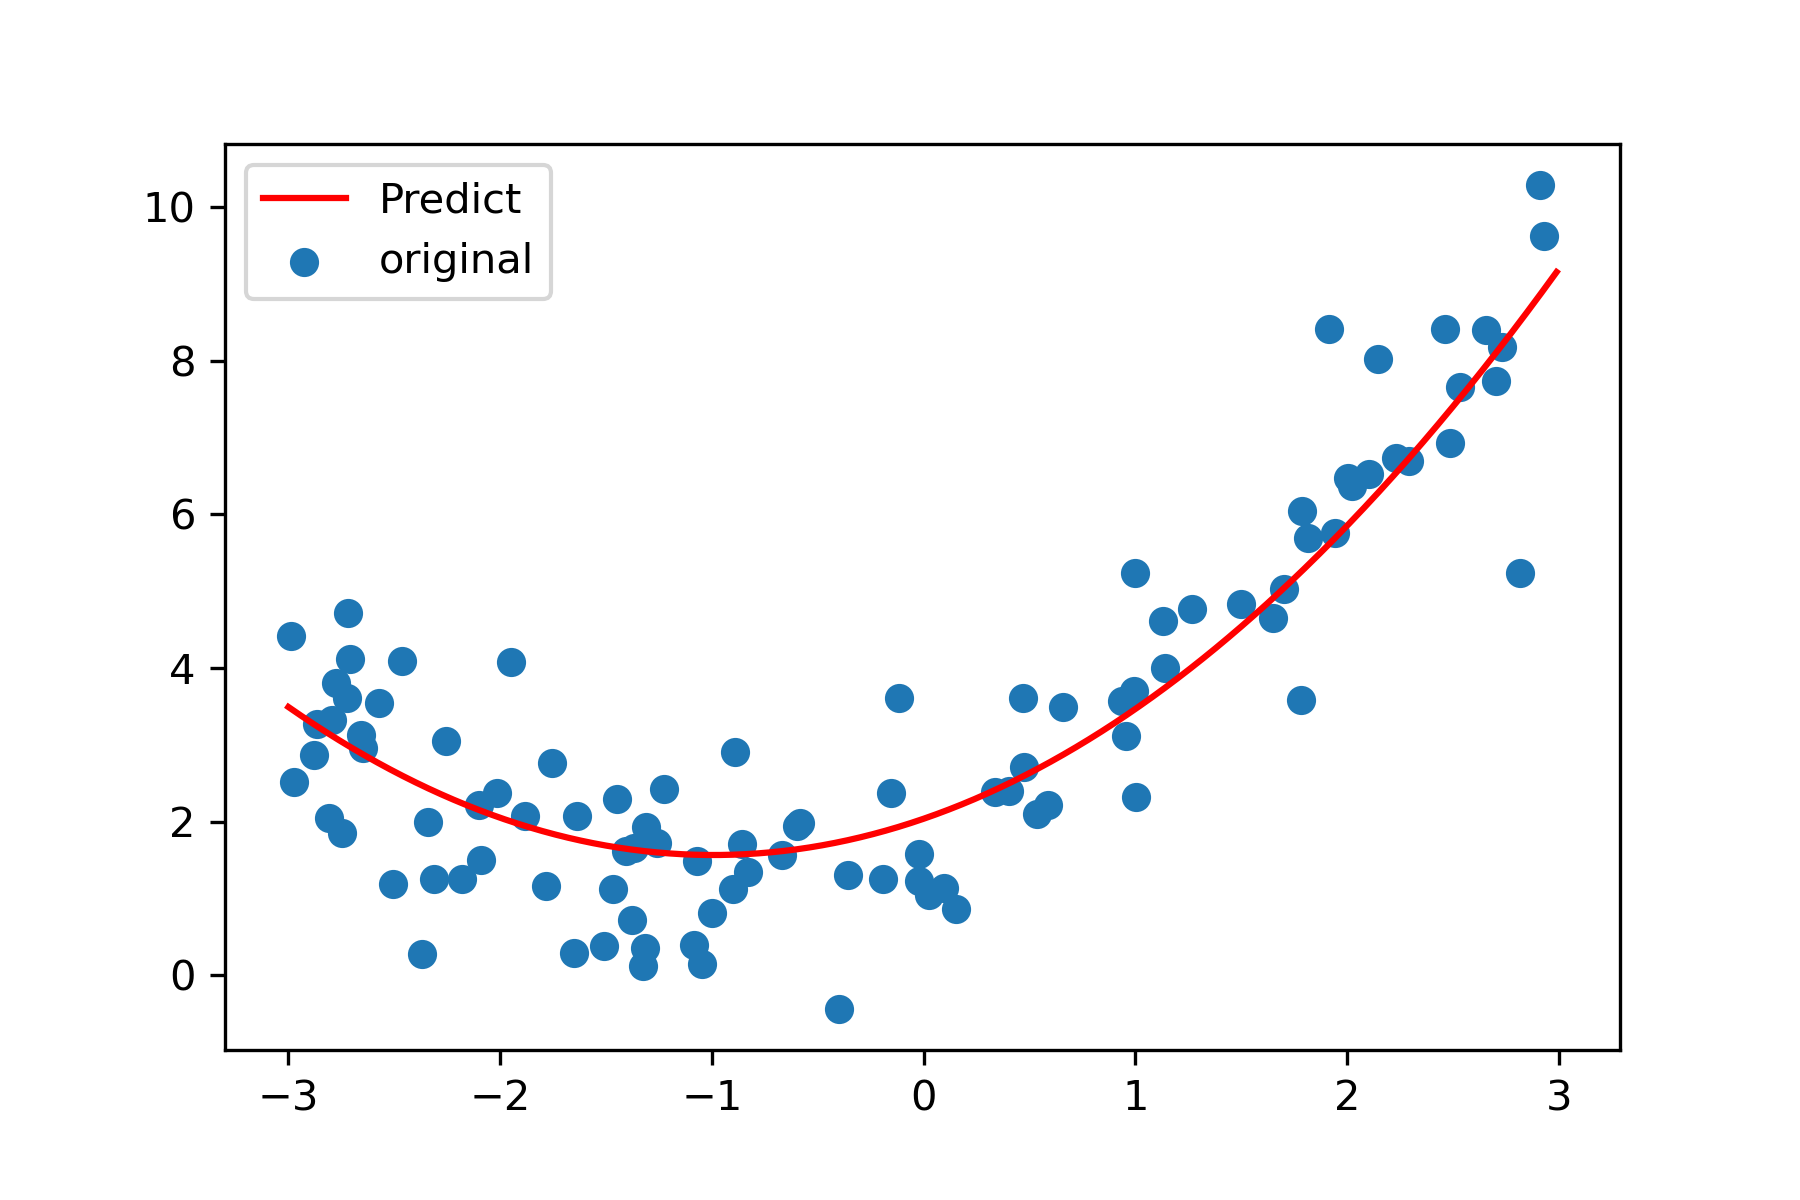

Write the Python code that produced this figure.
import numpy as np
from sklearn.preprocessing import PolynomialFeatures
from sklearn.linear_model import LinearRegression
from sklearn.model_selection import train_test_split
import matplotlib.pyplot as plt

m = 100
X = 6 * np.random.rand(m, 1) - 3
y = 0.5 * X**2 + X + 2 + np.random.randn(m, 1)
poly_features = PolynomialFeatures(degree = 2, include_bias= False)
X_poly = poly_features.fit_transform(X)
X_train, X_test, Y_train, Y_test = train_test_split(X_poly, y, train_size=.80, random_state=1)
model = LinearRegression().fit(X_train, Y_train)
Y_pred = model.predict(X_poly)
b = model.intercept_
a = model.coef_
a = a.flatten()
x_test_range = np.arange(-3, 3, 0.01)
y2 = a[1] * x_test_range**2 + a[0] * x_test_range + b
plt.scatter(X, y, label = 'Original')
plt.plot(x_test_range, y2, color = 'red', label = 'Predict')
plt.legend()
plt.savefig('figure2.png', dpi = 300)
plt.show
